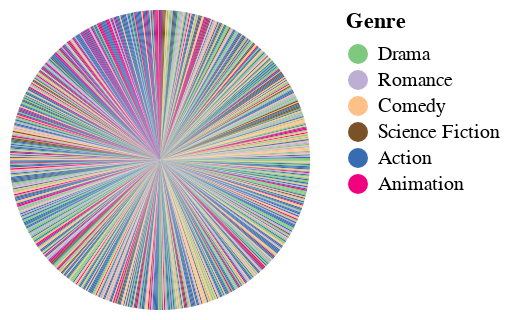

Notebook cell for this chart:
### Markdown cell above
<div class="alert alert-info" style="color:black">
<ul>
        <li>Create a pie chart as depicted in the video/images, we provide some specs you might miss</li>
        <li>The height of each plot is 150, the width is 150</li>
    <li>revenue is encoded on theta </li>
        <li>Use the same color scheme for the genres attribute </li>
    <li>Name of the chart must be wow_pie</li>
</ul>
</div>

_Points:_ 0

### Code cell
wow_pie = alt.Chart(dashboard_data).mark_arc().encode(
    theta=alt.Theta(field="revenue"),
    color=alt.Color('genres', title = "Genre").scale(domain=color_domain, range=color_range)
).properties(
    height = 150,
    width = 150,
)
# show the chart

wow_pie

### Figure 1 — Vega-Lite specification as saved in the notebook (floating-point values rounded to 4 significant figures; data arrays with more than 128 entries replaced by an {"elided": "..."} marker saying what was removed)
{"config": {"view": {"continuousWidth": 300, "continuousHeight": 300}}, "data": {"name": "data-d0f99b9113ba7b2e9f970d88c361495d"}, "mark": {"type": "arc"}, "encoding": {"color": {"field": "genres", "scale": {"domain": ["Drama", "Romance", "Comedy", "Science Fiction", "Action", "Animation"], "range": ["#7fc97f", "#beaed4", "#fdc086", "#795227", "#386cb0", "#f0027f"]}, "title": "Genre", "type": "nominal"}, "theta": {"field": "revenue"}}, "height": 150, "width": 150, "$schema": "https://vega.github.io/schema/vega-lite/v5.8.0.json", "datasets": {"data-d0f99b9113ba7b2e9f970d88c361495d": {"elided": "796 records"}}}
